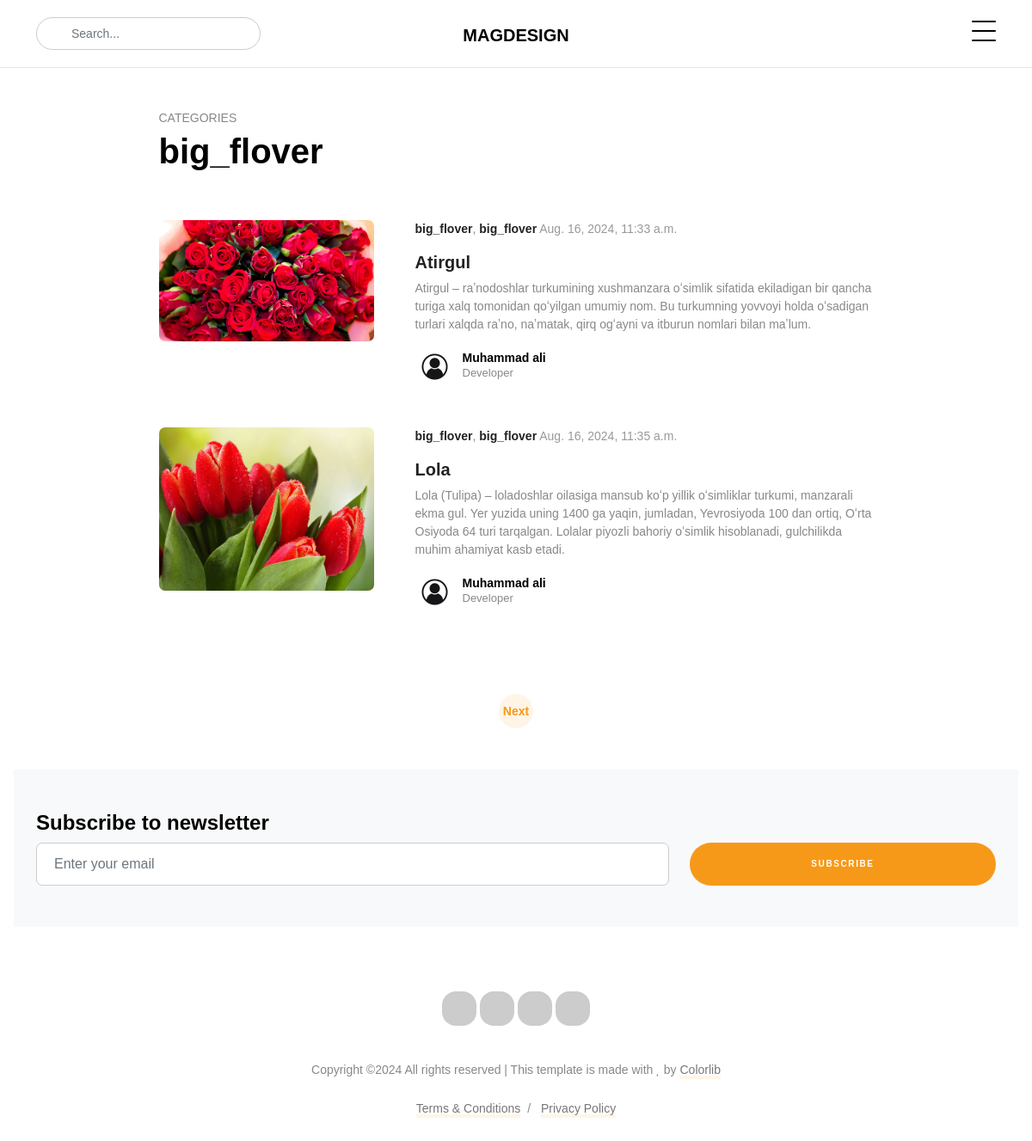
Page /search/categories/?cat=big_flover on the committed database.
### index/models.py (models this page shows, shortened)
class Article(models.Model):
    title = models.CharField(max_length=160)
    description = models.TextField()
    category = models.CharField(max_length=100)
    author_full_name = models.CharField(max_length=100)
    author_image = models.ImageField(upload_to="images_author/")
    author_job = models.CharField(max_length=100)
    image = models.ImageField(upload_to="images/")
    create_date = models.DateTimeField(auto_now_add=True)

### index/views.py (the view)
# urls.py: path('categories/', include("index.urls")),
def categories(request):
    cat = request.GET.get("cat")
    articles = Article.objects.filter(category=cat)
    all_categories = list(set(Article.objects.values_list('category', flat=True)))
    page = request.GET.get("page")
    paginator = Paginator(articles, 2)
    article_page = paginator.get_page(page)
    context = {
        "articles": articles,
        "cat": cat,
        "all_categories": all_categories,
        "article_page": article_page,
        "page": page
    }
    return render(request, "categories.html", context=context)

### template/categories.html (shortened to what this page needs)
<!doctype html>
{% load static %}
<html lang="en">
<head>
    <link rel="stylesheet" href="{% static 'fonts/icomoon/style.css'%}">
    <link rel="stylesheet" href="{% static 'fonts/flaticon/font/flaticon.css'%}">
    <link rel="stylesheet" href="{% static 'css/tiny-slider.css'%}">
    <link rel="stylesheet" href="{% static 'css/glightbox.min.css'%}">
    <link rel="stylesheet" href="{% static 'css/aos.css'%}">
    <link rel="stylesheet" href="{% static 'css/style.css'%}">
</head>
<body>
<nav class="site-nav">
    <div class="container">
        <div class="site-navigation">
            <div class="row">
                <div class="col-md-6 text-center order-1 order-md-2 mb-3 mb-md-0">
                    <a href="{% url 'home' %}" class="logo m-0 text-uppercase">MagDesign</a>
                </div>
                <div class="col-md-3 order-3 order-md-1">
                    <form action="{% url 'categories' %}" class="search-form">
                        <span class="icon-search2"></span>
                        <input type="search" class="form-control" placeholder="Search...">
                    </form>
                </div>
                <div class="col-md-3 text-end order-2 order-md-3 mb-3 mb-md-0">
                    <div class="d-flex">
                        <ul class="list-unstyled social me-auto">
                            <li><a href="{% url 'categories' %}"><span class="icon-twitter"></span></a></li>
                            <li><a href="{% url 'categories' %}"><span class="icon-facebook"></span></a></li>
                            <li><a href="{% url 'categories' %}"><span class="icon-instagram"></span></a></li>
                        </ul>
                        <a
                           class="burger ms-auto float-end site-menu-toggle js-menu-toggle d-inline-block"
                           data-toggle="collapse" data-target="#main-navbar">
                            <span></span>
                        </a>
                    </div>
                </div>
            </div>
        </div>
    </div>
</nav>
<div class="section pt-5 pb-0">
    <div class="container">
        <div class="row mb-5 justify-content-center">
            <div class="col-lg-9">
                <span class="fw-normal text-uppercase d-block mb-1">Categories</span>
                <h2 class="heading">{{cat}}</h2>
            </div>
        </div>
        <div class="row justify-content-center">
            {% for article in article_page %}
            <div class="col-lg-9">
                <div class="post-entry d-md-flex small-horizontal mb-5">
                    <div class="me-md-5 thumbnail mb-3 mb-md-0">
                        <img src="{{ article.image.url }}" alt="Image" class="img-fluid">
                    </div>
                    <div class="content">
                        <div class="post-meta mb-3">
                            <a href="{% url 'categories' %}" class="category">{{ article.category }}</a>, <a href="{% url 'categories' %}"
                                                                                         class="category">{{ article.category }}</a>
                            <span class="date">{{ article.create_date }}</span>
                        </div>
                        <h2 class="heading"><a>{{ article.title }}</a></h2>
                        <p>{{ article.description }}</p>
                        <a href="{% url 'categories' %}" class="post-author d-flex align-items-center">
                            <div class="author-pic">
                                <img src="{{ article.author_image.url }}" alt="Image">
                            </div>
                            <div class="text">
                                <strong>{{ article.author_full_name }}</strong>
                                <span>{{ article.author_job }}</span>
                            </div>
                        </a>
                    </div>
                </div>
            </div>
            {% endfor %}
        </div>
        <div class="row align-items-center justify-content-center py-5">
            <div class="col-lg-6 text-center">
                <div class="custom-pagination">
                    {% if article_page.has_next %}
                        <a href="?cat={{cat}}&page={{article_page.next_page_number}}">Next</a>
                    {% endif %}
                </div>
            </div>
        </div>
    </div>
</div>
<div class="py-5 bg-light mx-md-3 sec-subscribe">
    <div class="container">
        <div class="row">
            <div class="col-lg-12">
                <h2 class="h4 fw-bold">Subscribe to newsletter</h2>
            </div>
        </div>
        <form href=
        "https://preview.colorlib.com/theme/magdesign/action" class="row">
        <div class="col-md-8">
            <div class="mb-3 mb-md-0">
                <input type="email" class="form-control" placeholder="Enter your email">
            </div>
        </div>
        <div class="col-md-4 d-grid">
            <input type="submit" class="btn btn-primary" value="Subscribe">
        </div>
        </form>
    </div>
</div>
<div class="site-footer">
    <div class="container">
        <div class="row justify-content-center copyright">
            <div class="col-lg-7 text-center">
                <div class="widget">
                    <ul class="social list-unstyled">
                        <li><a href="{% url 'categories' %}"><span class="icon-facebook"></span></a></li>
                        <li><a href="{% url 'categories' %}"><span class="icon-twitter"></span></a></li>
                        <li><a href="{% url 'categories' %}"><span class="icon-linkedin"></span></a></li>
                        <li><a href="{% url 'categories' %}"><span class="icon-youtube-play"></span></a></li>
                    </ul>
                </div>
                <div class="widget">
                    <p>Copyright &copy;<script>document.write(new Date().getFullYear());</script>
                        All rights reserved | This template is made with <i class="icon-heart text-danger"
                                                                            aria-hidden="true"></i> by <a
                                href="https://colorlib.com" target="_blank" rel="nofollow noopener">Colorlib</a>
                    </p>
                    <div class="d-block">
                        <a href="{% url 'categories' %}" class="m-2">Terms &amp; Conditions</a>/
                        <a href="{% url 'categories' %}" class="m-2">Privacy Policy</a>
                    </div>
                </div>
            </div>
        </div>
    </div>
</body>
</html>

### rows in the picture
Article: image (picture), category "big_flover", create_date "Aug. 16, 2024, 11:33 a.m.", title "Atirgul", description "Atirgul – raʼnodoshlar turkumining xushmanzara oʻsimlik sifatida ekiladigan bir qancha turiga xalq tomonidan qoʻyilgan umumiy nom. Bu turkumning yovvoyi holda oʻsadigan turlari xalqda raʼno, naʼmatak, qirq ogʻayni va itburun nomlari bilan maʼlum.", author_image (picture), author_full_name "Muhammad ali", author_job "Developer"
Article: image (picture), category "big_flover", create_date "Aug. 16, 2024, 11:35 a.m.", title "Lola", description "Lola (Tulipa) – loladoshlar oilasiga mansub koʻp yillik oʻsimliklar turkumi, manzarali ekma gul. Yer yuzida uning 1400 ga yaqin, jumladan, Yevrosiyoda 100 dan ortiq, Oʻrta Osiyoda 64 turi tarqalgan. Lolalar piyozli bahoriy oʻsimlik hisoblanadi, gulchilikda muhim ahamiyat kasb etadi.", author_image (picture), author_full_name "Muhammad ali", author_job "Developer"

### other values in the picture
{{ cat }} "big_flover"
